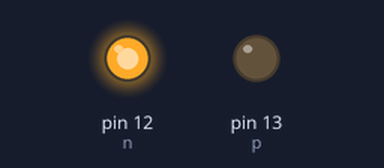
This sketch was run on a simulated Arduino Uno, built with avr-gcc and run on an emulated ATmega328P. Parts: output pins drawn as LEDs (lit = HIGH).

Above: at 0.1 s.
Timing chart, 0 to 1.6 s (numbered marks = the images above):
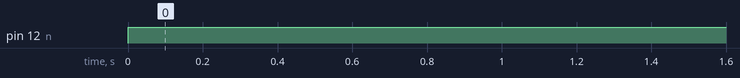

Measured:
- by itself, pin 12 (n): LOW → HIGH at 0.00 s

The sketch:

motor_on-off.ino
```cpp
// C++ code
//motor on-off
int p=13,n=12;
void setup()
{
  pinMode(p,OUTPUT);
  pinMode(n,OUTPUT);
}

void loop()
{
  digitalWrite(p,LOW);
  digitalWrite(n,HIGH);
}
```
